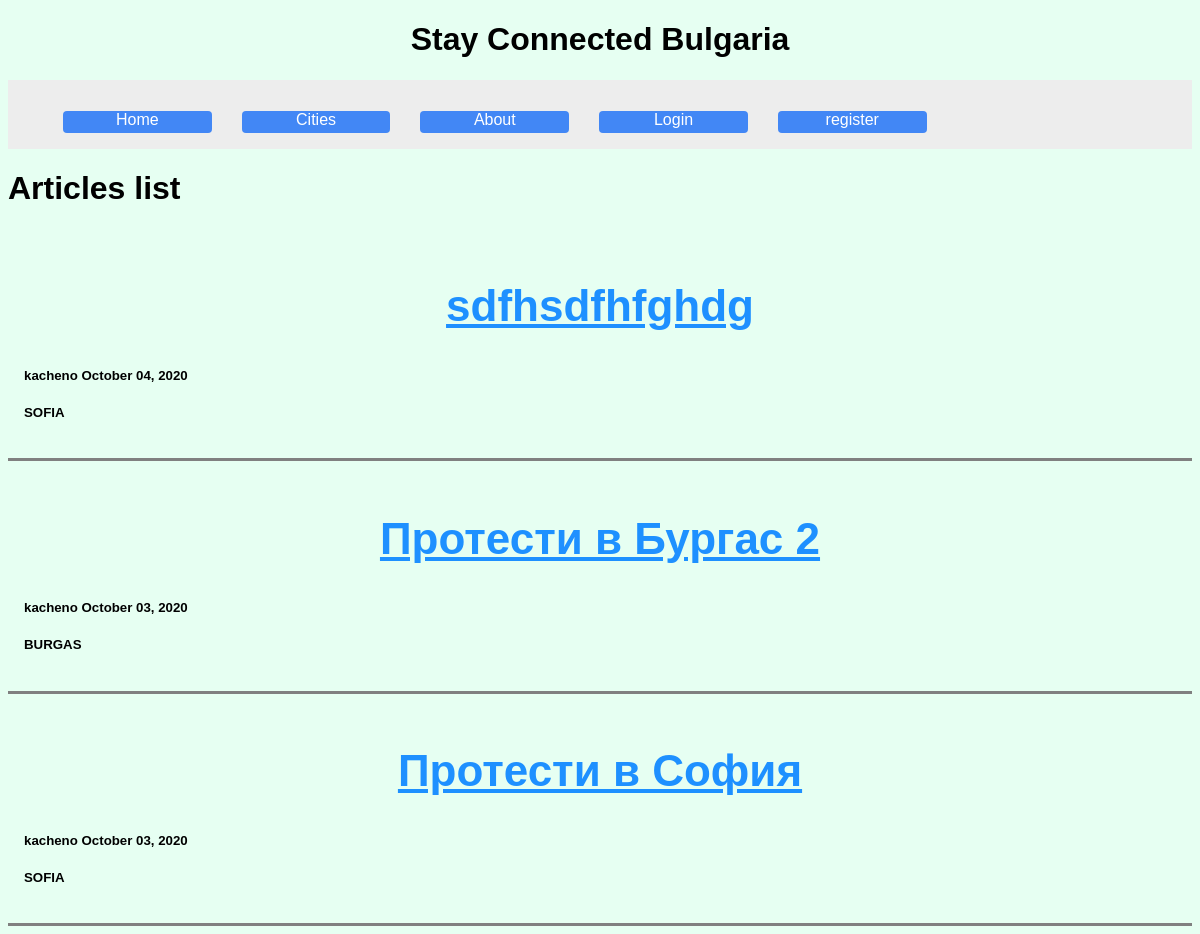
The app's page /articles/, older data.
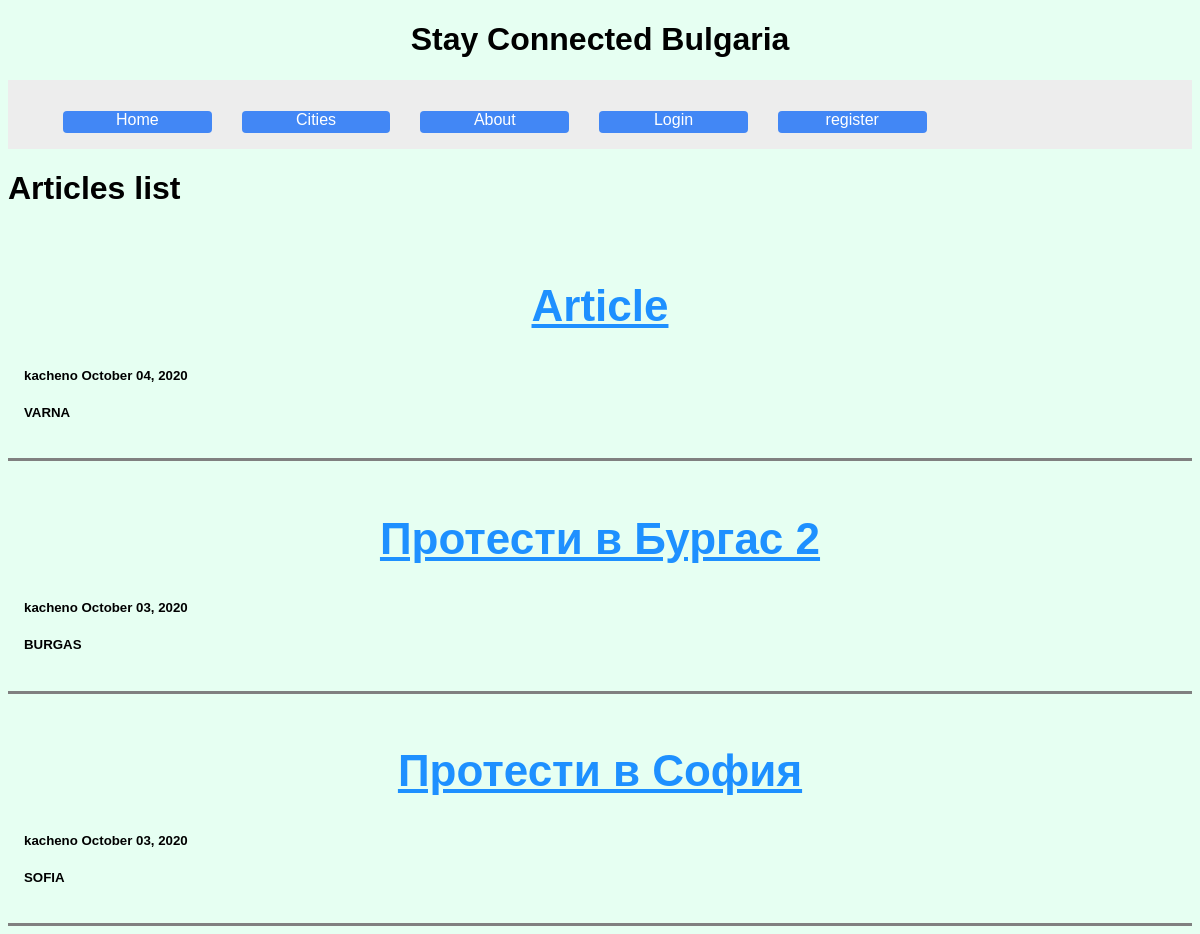
The same page, newer data.
### articles/models.py (models this page shows, shortened)
class Article(models.Model):
    title = models.CharField(max_length=100)
    content = models.TextField()
    date_posted = models.DateTimeField(default=timezone.now)
    date_of_action = models.DateTimeField(default=timezone.now)
    cities = [
    ('SOFIA', 'Sofia'),
    ('BURGAS', 'Burgas'),
    ('PLOVDIV', 'Plovdiv'),
    ('VARNA', 'Varna'),
    ('RUSE', 'Ruse'),
    ]
    city = models.CharField(
        max_length=10,
        choices=cities,
        default='SOFIA',
    )
    author = models.ForeignKey(User, on_delete=models.CASCADE)

### articles/views.py (the view, shortened to what this page needs)
# urls.py: path('', views.ArticleListView.as_view(), name='article-list'),
class ArticleListView(ListView):
    model=Article
    template_name="articles/article_list.html"
    context_object_name='articles'
    ordering = ['-date_posted']

### articles/templates/articles/article_list.html (shortened to what this page needs)
{% extends "pages/base.html" %}
{% block content %}
    <h1>Articles list</h1>
    {% for article in articles %}
      <div class="container article">
        <a href="{% url 'article-detail' article.id %}" class="title"><h2>{{ article.title }}</h2></a>
        <h5>kacheno {{ article.date_posted|date:"F d, Y" }}</h5>
        <h5> {{ article.city }}</h5>
      </div>
    {% endfor %}
{% endblock content %}

### pages/templates/pages/base.html (shortened to what this page needs)
{% load static %}
<!DOCTYPE html>
<html>
<head>
        <link href="//netdna.bootstrapcdn.com/twitter-bootstrap/2.3.2/css/bootstrap-combined.no-icons.min.css" rel="stylesheet">
        <link href="//netdna.bootstrapcdn.com/font-awesome/3.2.1/css/font-awesome.css" rel="stylesheet">
        <link rel="stylesheet" type="text/css" href="{% static 'pages/main.css' %}">
      </head>
    <body>
    <main role="main">
      <h1 style="text-align: center;">Stay Connected Bulgaria</h1>
      <div class="menu-bar">
          <ul>
            <li><a href="{% url 'home' %}"> Home</a></li>
            <li><a href="#"> Cities</a>
            </li>
            <li><a href="#"> About</a></li>
            {% if user.is_authenticated %}
              <li><a href="#"><i class="icon-user"></i> My profile</a></li>
              <li><a href="{% url 'logout'%}"> logout</a></li>
              <li><a href="{% url 'article-create'%}"> Article create</a></li>
            {% else %}
              <li><a href="{% url 'login'%}"> Login</a></li>
              <li><a href="{% url 'register'%}"> register</a></li>
            {% endif %}
          </ul>
      </div>
      {% block content %}{% endblock %}
    </main>
</body>
</html>

### pages/static/pages/main.css (style rules this page uses)
body { font-family: Arial, Helvetica, sans-serif; background-color: #e6fff2; }
.menu-bar { background: white; text-align: center; display: block; width: 100%; background-color: #ededed; }
.menu-bar ul { display: inline-flex; list-style: none; color: white; width: 100%; }
.menu-bar ul li { display: block; background-color: #4287f5; width: 13%; height: 22px; margin-top: 15px; margin-left: 15px; margin-right: 15px; padding: 10px, 10px; border-radius: 4px; position: relative; }
.menu-bar ul li a { text-decoration: none; color: white; }
* { box-sizing: border-box; }
.container { padding: 16px; }
a { color: dodgerblue; }
.title { text-align: center; font-size: 44px; }
.title h2 { font-size: 44px; }
.article { display: block; border-bottom: solid gray; }
ul { display: block; width: 100%; }
ul li { list-style: none; margin: 0; padding: 0; display: inline-flex; }

Row changes from the older to the newer data that the page shows:
changed Article: title "sdfhsdfhfghdg" → "Article"; city "SOFIA" → "VARNA"
